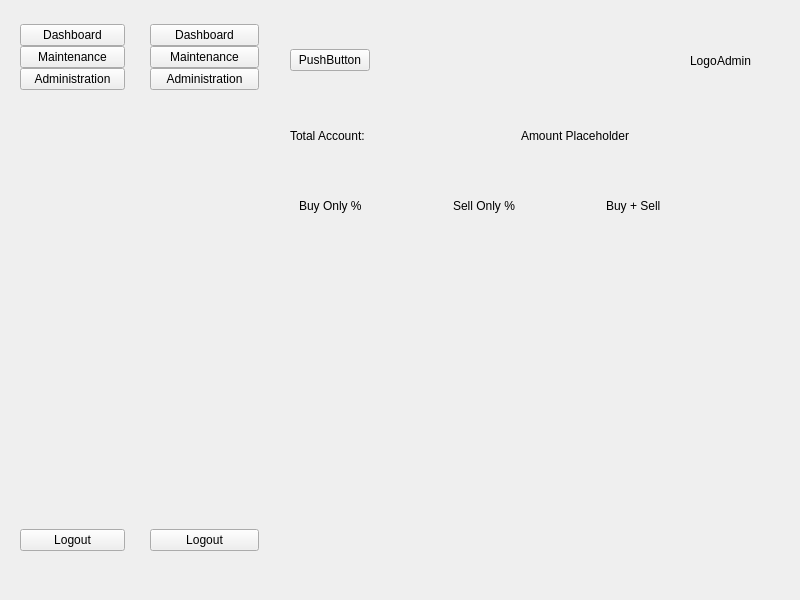
<?xml version="1.0" encoding="UTF-8"?>
<ui version="4.0">
 <class>Ui_AdminWindow</class>
 <widget class="QMainWindow" name="Ui_AdminWindow">
  <property name="geometry">
   <rect>
    <x>0</x>
    <y>0</y>
    <width>800</width>
    <height>600</height>
   </rect>
  </property>
  <property name="windowTitle">
   <string>MainWindow</string>
  </property>
  <widget class="QWidget" name="centralwidget">
   <widget class="QWidget" name="widget" native="true">
    <property name="geometry">
     <rect>
      <x>20</x>
      <y>10</y>
      <width>105</width>
      <height>541</height>
     </rect>
    </property>
    <layout class="QGridLayout" name="gridLayout">
     <property name="leftMargin">
      <number>0</number>
     </property>
     <property name="topMargin">
      <number>0</number>
     </property>
     <property name="rightMargin">
      <number>0</number>
     </property>
     <property name="bottomMargin">
      <number>0</number>
     </property>
     <property name="spacing">
      <number>0</number>
     </property>
     <item row="0" column="0">
      <widget class="QWidget" name="widget_3" native="true">
       <layout class="QGridLayout" name="gridLayout_3">
        <property name="leftMargin">
         <number>0</number>
        </property>
        <property name="topMargin">
         <number>0</number>
        </property>
        <property name="rightMargin">
         <number>0</number>
        </property>
        <property name="bottomMargin">
         <number>0</number>
        </property>
        <property name="spacing">
         <number>0</number>
        </property>
        <item row="0" column="0">
         <widget class="QLabel" name="label">
          <property name="text">
           <string/>
          </property>
          <property name="pixmap">
           <pixmap resource="resource.qrc">:/icon/icon/logo.ico</pixmap>
          </property>
          <property name="alignment">
           <set>Qt::AlignCenter</set>
          </property>
         </widget>
        </item>
       </layout>
      </widget>
     </item>
     <item row="1" column="0">
      <widget class="QPushButton" name="pushButton">
       <property name="text">
        <string>Dashboard</string>
       </property>
      </widget>
     </item>
     <item row="2" column="0">
      <widget class="QPushButton" name="pushButton_2">
       <property name="text">
        <string>Maintenance</string>
       </property>
      </widget>
     </item>
     <item row="3" column="0">
      <widget class="QPushButton" name="pushButton_3">
       <property name="text">
        <string>Administration</string>
       </property>
      </widget>
     </item>
     <item row="4" column="0">
      <spacer name="verticalSpacer">
       <property name="orientation">
        <enum>Qt::Vertical</enum>
       </property>
       <property name="sizeHint" stdset="0">
        <size>
         <width>20</width>
         <height>365</height>
        </size>
       </property>
      </spacer>
     </item>
     <item row="5" column="0">
      <widget class="QPushButton" name="pushButton_4">
       <property name="text">
        <string>Logout</string>
       </property>
      </widget>
     </item>
    </layout>
   </widget>
   <widget class="QWidget" name="widget_2" native="true">
    <property name="geometry">
     <rect>
      <x>150</x>
      <y>10</y>
      <width>109</width>
      <height>541</height>
     </rect>
    </property>
    <layout class="QGridLayout" name="gridLayout_4">
     <property name="leftMargin">
      <number>0</number>
     </property>
     <property name="topMargin">
      <number>0</number>
     </property>
     <property name="rightMargin">
      <number>0</number>
     </property>
     <property name="bottomMargin">
      <number>0</number>
     </property>
     <property name="spacing">
      <number>0</number>
     </property>
     <item row="0" column="0">
      <widget class="QWidget" name="widget_6" native="true">
       <layout class="QGridLayout" name="gridLayout_2">
        <property name="leftMargin">
         <number>0</number>
        </property>
        <property name="topMargin">
         <number>0</number>
        </property>
        <property name="rightMargin">
         <number>0</number>
        </property>
        <property name="bottomMargin">
         <number>0</number>
        </property>
        <property name="spacing">
         <number>0</number>
        </property>
        <item row="0" column="0">
         <widget class="QLabel" name="label_2">
          <property name="text">
           <string/>
          </property>
          <property name="pixmap">
           <pixmap resource="resource.qrc">:/icon/icon/logo.ico</pixmap>
          </property>
          <property name="alignment">
           <set>Qt::AlignCenter</set>
          </property>
         </widget>
        </item>
       </layout>
      </widget>
     </item>
     <item row="1" column="0">
      <widget class="QPushButton" name="pushButton_5">
       <property name="text">
        <string>Dashboard</string>
       </property>
      </widget>
     </item>
     <item row="2" column="0">
      <widget class="QPushButton" name="pushButton_6">
       <property name="text">
        <string>Maintenance</string>
       </property>
      </widget>
     </item>
     <item row="3" column="0">
      <widget class="QPushButton" name="pushButton_7">
       <property name="text">
        <string>Administration</string>
       </property>
      </widget>
     </item>
     <item row="4" column="0">
      <spacer name="verticalSpacer_2">
       <property name="orientation">
        <enum>Qt::Vertical</enum>
       </property>
       <property name="sizeHint" stdset="0">
        <size>
         <width>20</width>
         <height>365</height>
        </size>
       </property>
      </spacer>
     </item>
     <item row="5" column="0">
      <widget class="QPushButton" name="pushButton_8">
       <property name="text">
        <string>Logout</string>
       </property>
      </widget>
     </item>
    </layout>
   </widget>
   <widget class="QWidget" name="widget_4" native="true">
    <property name="geometry">
     <rect>
      <x>280</x>
      <y>10</y>
      <width>491</width>
      <height>551</height>
     </rect>
    </property>
    <widget class="QWidget" name="widget_5" native="true">
     <property name="geometry">
      <rect>
       <x>10</x>
       <y>10</y>
       <width>461</width>
       <height>81</height>
      </rect>
     </property>
     <layout class="QGridLayout" name="gridLayout_7">
      <property name="leftMargin">
       <number>0</number>
      </property>
      <property name="topMargin">
       <number>0</number>
      </property>
      <property name="rightMargin">
       <number>0</number>
      </property>
      <property name="bottomMargin">
       <number>0</number>
      </property>
      <property name="spacing">
       <number>0</number>
      </property>
      <item row="0" column="0">
       <widget class="QWidget" name="widget_7" native="true">
        <layout class="QGridLayout" name="gridLayout_5">
         <property name="leftMargin">
          <number>0</number>
         </property>
         <property name="topMargin">
          <number>0</number>
         </property>
         <property name="rightMargin">
          <number>0</number>
         </property>
         <property name="bottomMargin">
          <number>0</number>
         </property>
         <property name="horizontalSpacing">
          <number>0</number>
         </property>
         <item row="0" column="0">
          <widget class="QPushButton" name="pushButton_9">
           <property name="text">
            <string>PushButton</string>
           </property>
          </widget>
         </item>
        </layout>
       </widget>
      </item>
      <item row="0" column="1">
       <spacer name="horizontalSpacer">
        <property name="orientation">
         <enum>Qt::Horizontal</enum>
        </property>
        <property name="sizeHint" stdset="0">
         <size>
          <width>320</width>
          <height>20</height>
         </size>
        </property>
       </spacer>
      </item>
      <item row="0" column="2">
       <widget class="QWidget" name="widget_8" native="true">
        <layout class="QGridLayout" name="gridLayout_6">
         <property name="leftMargin">
          <number>0</number>
         </property>
         <property name="topMargin">
          <number>0</number>
         </property>
         <property name="rightMargin">
          <number>0</number>
         </property>
         <property name="bottomMargin">
          <number>0</number>
         </property>
         <property name="spacing">
          <number>0</number>
         </property>
         <item row="0" column="0">
          <widget class="QLabel" name="label_4">
           <property name="text">
            <string>Logo</string>
           </property>
          </widget>
         </item>
         <item row="0" column="1">
          <widget class="QLabel" name="label_3">
           <property name="text">
            <string>Admin</string>
           </property>
          </widget>
         </item>
        </layout>
       </widget>
      </item>
     </layout>
    </widget>
    <widget class="QWidget" name="widget_9" native="true">
     <property name="geometry">
      <rect>
       <x>10</x>
       <y>90</y>
       <width>461</width>
       <height>141</height>
      </rect>
     </property>
     <layout class="QGridLayout" name="gridLayout_10">
      <property name="leftMargin">
       <number>0</number>
      </property>
      <property name="topMargin">
       <number>0</number>
      </property>
      <property name="rightMargin">
       <number>0</number>
      </property>
      <property name="bottomMargin">
       <number>0</number>
      </property>
      <property name="spacing">
       <number>0</number>
      </property>
      <item row="0" column="0">
       <widget class="QWidget" name="widget_10" native="true">
        <layout class="QGridLayout" name="gridLayout_12">
         <property name="leftMargin">
          <number>0</number>
         </property>
         <property name="topMargin">
          <number>0</number>
         </property>
         <property name="rightMargin">
          <number>0</number>
         </property>
         <property name="bottomMargin">
          <number>0</number>
         </property>
         <property name="spacing">
          <number>0</number>
         </property>
         <item row="0" column="0">
          <widget class="QWidget" name="widget_15" native="true">
           <layout class="QGridLayout" name="gridLayout_8">
            <property name="leftMargin">
             <number>0</number>
            </property>
            <property name="topMargin">
             <number>0</number>
            </property>
            <property name="rightMargin">
             <number>0</number>
            </property>
            <property name="bottomMargin">
             <number>0</number>
            </property>
            <property name="spacing">
             <number>0</number>
            </property>
            <item row="0" column="0">
             <widget class="QLabel" name="label_5">
              <property name="text">
               <string>Total Account:</string>
              </property>
             </widget>
            </item>
           </layout>
          </widget>
         </item>
         <item row="0" column="1">
          <widget class="QWidget" name="widget_16" native="true">
           <layout class="QGridLayout" name="gridLayout_11">
            <property name="leftMargin">
             <number>0</number>
            </property>
            <property name="topMargin">
             <number>0</number>
            </property>
            <property name="rightMargin">
             <number>0</number>
            </property>
            <property name="bottomMargin">
             <number>0</number>
            </property>
            <property name="spacing">
             <number>0</number>
            </property>
            <item row="0" column="0">
             <widget class="QLabel" name="label_7">
              <property name="text">
               <string>Amount Placeholder</string>
              </property>
             </widget>
            </item>
           </layout>
          </widget>
         </item>
        </layout>
       </widget>
      </item>
      <item row="1" column="0">
       <widget class="QWidget" name="widget_11" native="true">
        <layout class="QGridLayout" name="gridLayout_9">
         <property name="leftMargin">
          <number>0</number>
         </property>
         <property name="topMargin">
          <number>0</number>
         </property>
         <property name="rightMargin">
          <number>0</number>
         </property>
         <property name="bottomMargin">
          <number>0</number>
         </property>
         <property name="spacing">
          <number>0</number>
         </property>
         <item row="0" column="0">
          <widget class="QWidget" name="widget_12" native="true">
           <layout class="QGridLayout" name="gridLayout_13">
            <item row="0" column="0">
             <widget class="QLabel" name="label_8">
              <property name="text">
               <string>Buy Only %</string>
              </property>
             </widget>
            </item>
            <item row="0" column="1">
             <widget class="QLabel" name="label_6">
              <property name="text">
               <string/>
              </property>
             </widget>
            </item>
           </layout>
          </widget>
         </item>
         <item row="0" column="1">
          <widget class="QWidget" name="widget_13" native="true">
           <layout class="QGridLayout" name="gridLayout_14">
            <item row="0" column="0">
             <widget class="QLabel" name="label_9">
              <property name="text">
               <string>Sell Only %</string>
              </property>
             </widget>
            </item>
           </layout>
          </widget>
         </item>
         <item row="0" column="2">
          <widget class="QWidget" name="widget_14" native="true">
           <layout class="QGridLayout" name="gridLayout_15">
            <item row="0" column="0">
             <widget class="QLabel" name="label_10">
              <property name="text">
               <string>Buy + Sell</string>
              </property>
             </widget>
            </item>
           </layout>
          </widget>
         </item>
        </layout>
       </widget>
      </item>
     </layout>
    </widget>
   </widget>
  </widget>
 </widget>
 <resources>
  <include location="resource.qrc"/>
 </resources>
 <connections/>
</ui>
